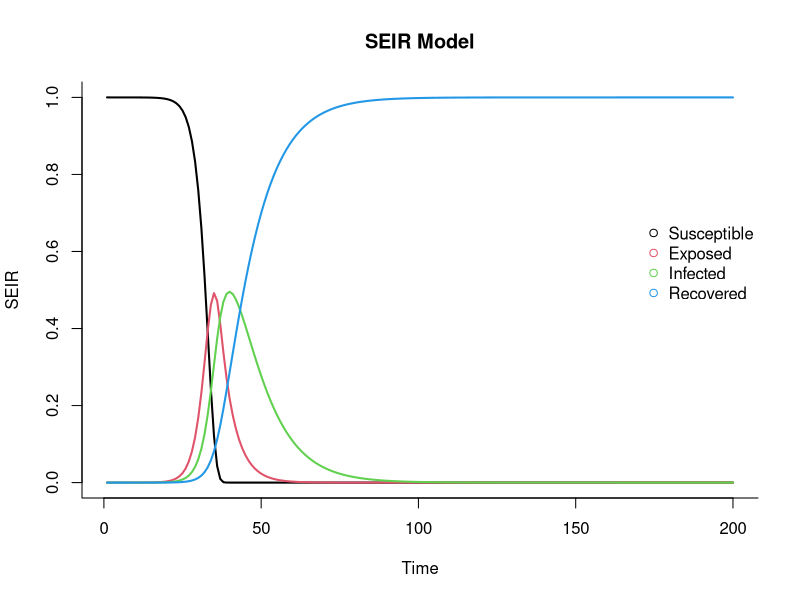

Write R code to recreate this figure.

Simulation_SEIR <- function(zone0_infected,zone0_id,
                            beta,gamma,sigma,max_sim,OD){
  
  N_k <- rowSums(M1) # population for each cell
  N_k_sum <- sum(N_k) # total population simulated
  
  locs_len <- length(N_k) # number of cells simulated
  
  
  # set up parameters for each cell
  beta_vec <- rep(beta, locs_len) # same transmission rate at each cell
  sigma_vec <- rep(sigma, locs_len) # same incubation-infectious transition rate at each cell
  gamma_vec <- rep(gamma, locs_len) # same recovery rate at each cell
  
  
  # set up the SEIR matrix
  SEIR <- matrix(nrow = locs_len, ncol = 4) # initiate an empty SEIR matrix
  colnames(SEIR) <- c("S", "E", "I", "R") # rename the vectors
  SEIR[, "S"] <- N_k # assign the number of susceptible people in each cell
  SEIR[, "E"] <- 0 # assign the number of exposed people in each cell
  SEIR[, "I"] <- 0 # assign the number of infected people in each cell
  SEIR[, "R"] <- 0 # assign the number of recovered people in each cell
  
  
  N_k_id <- seq(1,locs_len,1)
  
  # first infection
  first_infections <- (N_k_id == zone0_id) * zone0_infected
  first_infections
  # update the SEIR matrix
  SEIR[, "S"] <- SEIR[, "S"] - first_infections
  SEIR[, "I"] <- SEIR[, "I"] + first_infections
  
  # row normalize the SEIR matrix for keeping track of group proportions
  SEIR_n <- SEIR / rowSums(SEIR)
  SEIR_n[is.na(SEIR_n)] <- 0
  
  
  # make copy of the SEIR matrix
  SEIR_sim <- SEIR
  SEIR_nsim <- SEIR_n
  
  #store results
  SEIR_list <- list(SEIR_nsim)
  S_list <- c()
  E_list <- c()
  I_list <- c()
  R_list <- c()
  
  for(i in 1:max_sim){
    # New Exposed
    infected_mat <- replicate(locs_len, SEIR_nsim[, "I"])
    OD_infected <- round(OD * infected_mat) # people who are infected that travel to other locations
    
    inflow_infected <- colSums(OD_infected)
    total_inflow_infected <- sum(inflow_infected)
    #print(paste0("Total infected inflow: ", total_inflow_infected))
    
    
    new_exposed <-
      beta_vec * SEIR_sim[, "S"] * inflow_infected / (N_k + colSums(OD)) + # exposed by contacting with imported infected cases
      beta_vec * SEIR_sim[, "S"] * SEIR_sim[, "I"] / N_k # exposed by contacting with local infected cases
    new_exposed[is.na(new_exposed)] <- 0
    total_new_exposed <- round(sum(new_exposed))
    #print(paste0("New exposed: ", total_new_exposed))
    new_exposed <- ifelse(new_exposed > SEIR_sim[, "S"], SEIR_sim[, "S"], new_exposed) # make sure the N exposed is not bigger than N susceptible
    
    
    
    # New I
    new_infected <- sigma_vec * SEIR_sim[, "E"]
    total_new_infected <- round(sum(new_infected, na.rm = T))
    #print(paste0("New infected: ", total_new_infected))
    
    # New R
    new_recovered <- gamma_vec * SEIR_sim[, "I"]
    total_new_recovered <- round(sum(new_recovered, na.rm = T))
    #print(paste0("New recovered: ", total_new_recovered))
    SEIR_sim[, "S"] <- SEIR_sim[, "S"] - new_exposed
    SEIR_sim[, "E"] <- SEIR_sim[, "E"] + new_exposed - new_infected
    SEIR_sim[, "I"] <- SEIR_sim[, "I"] + new_infected - new_recovered
    SEIR_sim[, "R"] <- SEIR_sim[, "R"] + new_recovered
    SEIR_sim <- ifelse(SEIR_sim < 0, 0, SEIR_sim)
    
    # recompute the normalized SEIR matrix
    SEIR_nsim <- SEIR_sim / rowSums(SEIR_sim)
    SEIR_nsim[is.na(SEIR_nsim)] <- 0
    S <- sum(SEIR_sim[, "S"]) / N_k_sum
    E <- sum(SEIR_sim[, "E"]) / N_k_sum
    I <- sum(SEIR_sim[, "I"]) / N_k_sum
    R <- sum(SEIR_sim[, "R"]) / N_k_sum
    
    
    #store
    S_list <- c(S_list,S)
    E_list <- c(E_list,E)
    I_list <- c(I_list,I)
    R_list <- c(R_list,R)
    
    SEIR_list[[i+1]] <- SEIR_nsim
  }
  SEIR_tot <- data.frame(S_list,E_list,I_list,R_list)
  #SEIR_tot
  
  
  return(SEIR_tot)
}






#random
Dim <- 20
vec <- sample(100,Dim^2, replace=TRUE)

M1 <- matrix(t(vec), nrow=Dim,ncol=Dim)

M1

M1 <- M1*1000
#OD matrix
M1


zone0_infected <- 10 # number of initial infected cases
zone0_id <- sample(Dim,1) # the id of the location where the initial infected cases appeared (this one is in Shinjuku)
beta <- 1.5 # the parameter controlling how often a susceptible-infected contact results in a new exposure
gamma <- 0.1 # the rate an infected recovers and moves into the resistant phase (1/Recovery_Time)
sigma <- 0.2 # the rate at which an exposed person becomes infective (1/Incubation_Time)
max_sim <- 200 # maximum number of day simulated
OD <- M1 # load the OD matrix


df <- Simulation_SEIR(zone0_infected,zone0_id,
                beta,gamma,sigma,max_sim,OD)



times <- seq(1,length(df$S_list),1)
###PLOTTING
matplot(x = times, y = df, type = "l",
        xlab = "Time", ylab = "SEIR", main = "SEIR Model",
        lwd = 2, lty = 1, bty = "l", col = 1:4)

## Add legend
legend(length(times)-30, 0.7, c("Susceptible",'Exposed', "Infected", "Recovered"), pch = 1, col = 1:4, bty = "n")


